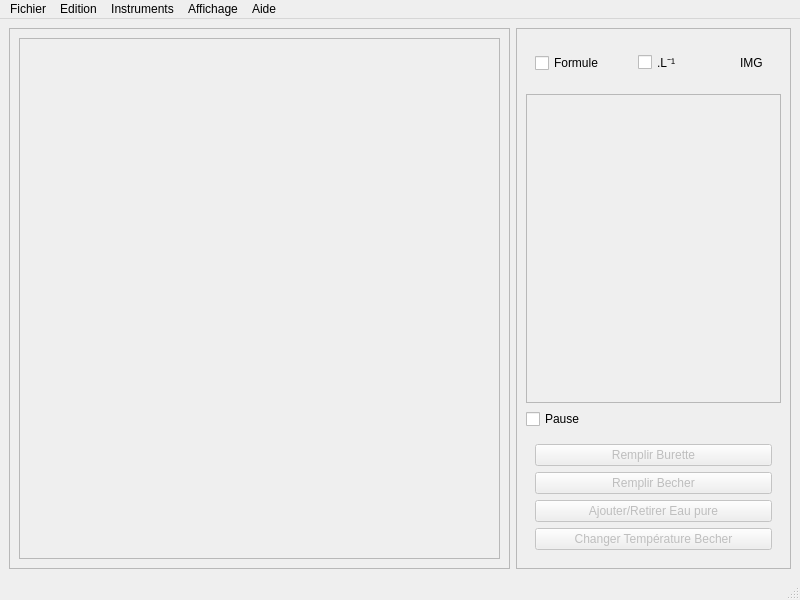
<?xml version="1.0" encoding="UTF-8"?>
<ui version="4.0">
 <class>MainWindow</class>
 <widget class="QMainWindow" name="MainWindow">
  <property name="geometry">
   <rect>
    <x>0</x>
    <y>0</y>
    <width>800</width>
    <height>600</height>
   </rect>
  </property>
  <property name="windowTitle">
   <string>SimuRéac</string>
  </property>
  <widget class="QWidget" name="centralwidget">
   <layout class="QHBoxLayout" name="horizontalLayout">
    <item>
     <widget class="QFrame" name="simulationBox">
      <property name="sizePolicy">
       <sizepolicy hsizetype="Minimum" vsizetype="Preferred">
        <horstretch>0</horstretch>
        <verstretch>0</verstretch>
       </sizepolicy>
      </property>
      <property name="frameShape">
       <enum>QFrame::StyledPanel</enum>
      </property>
      <property name="frameShadow">
       <enum>QFrame::Plain</enum>
      </property>
      <layout class="QVBoxLayout" name="verticalLayout">
       <item>
        <widget class="QScrollArea" name="simulation">
         <property name="widgetResizable">
          <bool>true</bool>
         </property>
         <widget class="QWidget" name="scrollAreaWidgetContents">
          <property name="geometry">
           <rect>
            <x>0</x>
            <y>0</y>
            <width>479</width>
            <height>509</height>
           </rect>
          </property>
         </widget>
        </widget>
       </item>
      </layout>
     </widget>
    </item>
    <item>
     <widget class="QFrame" name="elementsBox">
      <property name="sizePolicy">
       <sizepolicy hsizetype="Maximum" vsizetype="Preferred">
        <horstretch>0</horstretch>
        <verstretch>0</verstretch>
       </sizepolicy>
      </property>
      <property name="minimumSize">
       <size>
        <width>0</width>
        <height>0</height>
       </size>
      </property>
      <property name="frameShape">
       <enum>QFrame::StyledPanel</enum>
      </property>
      <property name="frameShadow">
       <enum>QFrame::Plain</enum>
      </property>
      <layout class="QVBoxLayout" name="verticalLayout_2">
       <item>
        <widget class="QWidget" name="widget_2" native="true">
         <layout class="QHBoxLayout" name="horizontalLayout_2">
          <item>
           <widget class="QCheckBox" name="Formule">
            <property name="text">
             <string>Formule</string>
            </property>
           </widget>
          </item>
          <item>
           <widget class="QCheckBox" name="Concentration">
            <property name="text">
             <string>.L⁻¹</string>
            </property>
           </widget>
          </item>
          <item>
           <widget class="QLabel" name="Logo">
            <property name="minimumSize">
             <size>
              <width>32</width>
              <height>32</height>
             </size>
            </property>
            <property name="maximumSize">
             <size>
              <width>32</width>
              <height>32</height>
             </size>
            </property>
            <property name="text">
             <string>IMG</string>
            </property>
           </widget>
          </item>
         </layout>
        </widget>
       </item>
       <item>
        <widget class="QScrollArea" name="elements">
         <property name="minimumSize">
          <size>
           <width>255</width>
           <height>0</height>
          </size>
         </property>
         <property name="widgetResizable">
          <bool>true</bool>
         </property>
         <widget class="QWidget" name="scrollAreaWidgetContents_3">
          <property name="geometry">
           <rect>
            <x>0</x>
            <y>0</y>
            <width>253</width>
            <height>273</height>
           </rect>
          </property>
         </widget>
        </widget>
       </item>
       <item>
        <widget class="QCheckBox" name="Pause">
         <property name="text">
          <string>Pause</string>
         </property>
        </widget>
       </item>
       <item>
        <widget class="QWidget" name="Remplissages" native="true">
         <property name="enabled">
          <bool>false</bool>
         </property>
         <layout class="QVBoxLayout" name="verticalLayout_3">
          <item>
           <widget class="QPushButton" name="Burette">
            <property name="text">
             <string>Remplir Burette</string>
            </property>
           </widget>
          </item>
          <item>
           <widget class="QPushButton" name="Becher">
            <property name="text">
             <string>Remplir Becher</string>
            </property>
           </widget>
          </item>
          <item>
           <widget class="QPushButton" name="Eau">
            <property name="text">
             <string>Ajouter/Retirer Eau pure</string>
            </property>
           </widget>
          </item>
          <item>
           <widget class="QPushButton" name="Temperature">
            <property name="text">
             <string>Changer Température Becher</string>
            </property>
           </widget>
          </item>
         </layout>
        </widget>
       </item>
      </layout>
     </widget>
    </item>
   </layout>
  </widget>
  <widget class="QMenuBar" name="menubar">
   <property name="geometry">
    <rect>
     <x>0</x>
     <y>0</y>
     <width>800</width>
     <height>26</height>
    </rect>
   </property>
   <widget class="QMenu" name="menuFichier">
    <property name="title">
     <string>Fichier</string>
    </property>
    <addaction name="actionChargerSimulation"/>
    <addaction name="actionSauvegarderSimulation"/>
    <addaction name="actionImporterParticule"/>
    <addaction name="actionSauvegarderParticule"/>
   </widget>
   <widget class="QMenu" name="menuEdition">
    <property name="title">
     <string>Edition</string>
    </property>
    <addaction name="actionEditer"/>
    <addaction name="actionFermer"/>
   </widget>
   <widget class="QMenu" name="menuInstruments">
    <property name="title">
     <string>Instruments</string>
    </property>
    <addaction name="actionChronometre"/>
    <addaction name="actionThermometre"/>
    <addaction name="actionPHMetre"/>
    <addaction name="actionConductimetre"/>
    <addaction name="actionColorimetre"/>
    <addaction name="actionOrdinateur"/>
   </widget>
   <widget class="QMenu" name="menuAffichage">
    <property name="title">
     <string>Affichage</string>
    </property>
    <addaction name="actionSombre"/>
    <addaction name="actionFond"/>
    <addaction name="actionCompteurFPS"/>
    <addaction name="actionPleinEcran"/>
   </widget>
   <widget class="QMenu" name="menuAide">
    <property name="title">
     <string>Aide</string>
    </property>
    <addaction name="actionAide"/>
    <addaction name="actionAPropos"/>
    <addaction name="actionDonnations"/>
   </widget>
   <addaction name="menuFichier"/>
   <addaction name="menuEdition"/>
   <addaction name="menuInstruments"/>
   <addaction name="menuAffichage"/>
   <addaction name="menuAide"/>
  </widget>
  <widget class="QStatusBar" name="statusbar"/>
  <action name="actionEditer">
   <property name="text">
    <string>Editer la simulation</string>
   </property>
   <property name="shortcut">
    <string>F2</string>
   </property>
  </action>
  <action name="actionThermometre">
   <property name="checkable">
    <bool>true</bool>
   </property>
   <property name="text">
    <string>Thermomètre</string>
   </property>
  </action>
  <action name="actionPHMetre">
   <property name="checkable">
    <bool>true</bool>
   </property>
   <property name="text">
    <string>pHMètre</string>
   </property>
  </action>
  <action name="actionConductimetre">
   <property name="checkable">
    <bool>true</bool>
   </property>
   <property name="text">
    <string>Conductimètre</string>
   </property>
  </action>
  <action name="actionChronometre">
   <property name="checkable">
    <bool>true</bool>
   </property>
   <property name="text">
    <string>Chronomètre</string>
   </property>
  </action>
  <action name="actionSombre">
   <property name="checkable">
    <bool>true</bool>
   </property>
   <property name="text">
    <string>Thème sombre</string>
   </property>
  </action>
  <action name="actionFond">
   <property name="text">
    <string>Couleur d'arrière-plan</string>
   </property>
  </action>
  <action name="actionColorimetre">
   <property name="checkable">
    <bool>true</bool>
   </property>
   <property name="text">
    <string>Colorimètre</string>
   </property>
  </action>
  <action name="actionCompteurFPS">
   <property name="checkable">
    <bool>true</bool>
   </property>
   <property name="text">
    <string>Compteur TPS</string>
   </property>
  </action>
  <action name="actionImporterParticule">
   <property name="text">
    <string>Importer Particule</string>
   </property>
   <property name="shortcut">
    <string>Ctrl+I</string>
   </property>
  </action>
  <action name="actionChargerSimulation">
   <property name="text">
    <string>Charger Simulation</string>
   </property>
   <property name="shortcut">
    <string>Ctrl+O</string>
   </property>
  </action>
  <action name="actionSauvegarderParticule">
   <property name="text">
    <string>Sauvegarder Particule</string>
   </property>
   <property name="shortcut">
    <string>Ctrl+E</string>
   </property>
  </action>
  <action name="actionSauvegarderSimulation">
   <property name="text">
    <string>Sauvegarder Simulation</string>
   </property>
   <property name="shortcut">
    <string>Ctrl+S</string>
   </property>
  </action>
  <action name="actionFermer">
   <property name="text">
    <string>Fermer la simulation</string>
   </property>
   <property name="shortcut">
    <string>Ctrl+N</string>
   </property>
  </action>
  <action name="actionOrdinateur">
   <property name="checkable">
    <bool>true</bool>
   </property>
   <property name="text">
    <string>Ordinateur</string>
   </property>
  </action>
  <action name="actionPleinEcran">
   <property name="checkable">
    <bool>true</bool>
   </property>
   <property name="text">
    <string>Plein écran</string>
   </property>
   <property name="shortcut">
    <string>F11</string>
   </property>
  </action>
  <action name="actionAide">
   <property name="text">
    <string>Aide</string>
   </property>
  </action>
  <action name="actionAPropos">
   <property name="text">
    <string>À propos</string>
   </property>
  </action>
  <action name="actionDonnations">
   <property name="text">
    <string>Donations</string>
   </property>
  </action>
 </widget>
 <resources/>
 <connections/>
</ui>
